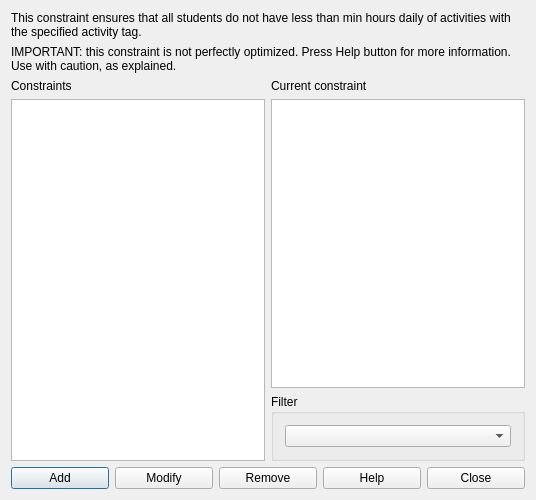
<?xml version="1.0" encoding="UTF-8"?>
<ui version="4.0">
 <class>ConstraintStudentsActivityTagMinHoursDailyForm_template</class>
 <widget class="QDialog" name="ConstraintStudentsActivityTagMinHoursDailyForm_template">
  <property name="geometry">
   <rect>
    <x>0</x>
    <y>0</y>
    <width>536</width>
    <height>500</height>
   </rect>
  </property>
  <property name="windowTitle">
   <string extracomment="This is the title of the dialog to see the list of all constraints of this type">Constraints students activity tag min hours daily</string>
  </property>
  <layout class="QGridLayout" name="gridLayout_2">
   <item row="0" column="0" colspan="2">
    <widget class="QLabel" name="textLabel1">
     <property name="sizePolicy">
      <sizepolicy hsizetype="Minimum" vsizetype="Minimum">
       <horstretch>0</horstretch>
       <verstretch>0</verstretch>
      </sizepolicy>
     </property>
     <property name="text">
      <string>This constraint ensures that all students do not have less than min hours daily of activities with the specified activity tag.</string>
     </property>
     <property name="wordWrap">
      <bool>true</bool>
     </property>
    </widget>
   </item>
   <item row="1" column="0" colspan="2">
    <widget class="QLabel" name="label">
     <property name="sizePolicy">
      <sizepolicy hsizetype="Minimum" vsizetype="Minimum">
       <horstretch>0</horstretch>
       <verstretch>0</verstretch>
      </sizepolicy>
     </property>
     <property name="text">
      <string>IMPORTANT: this constraint is not perfectly optimized. Press Help button for more information. Use with caution, as explained.</string>
     </property>
     <property name="wordWrap">
      <bool>true</bool>
     </property>
    </widget>
   </item>
   <item row="2" column="0" rowspan="2">
    <layout class="QVBoxLayout" name="verticalLayout">
     <item>
      <widget class="QLabel" name="constraintsTextLabel">
       <property name="frameShape">
        <enum>QFrame::NoFrame</enum>
       </property>
       <property name="frameShadow">
        <enum>QFrame::Plain</enum>
       </property>
       <property name="text">
        <string>Constraints</string>
       </property>
       <property name="wordWrap">
        <bool>false</bool>
       </property>
      </widget>
     </item>
     <item>
      <widget class="QListWidget" name="constraintsListWidget"/>
     </item>
    </layout>
   </item>
   <item row="2" column="1">
    <layout class="QVBoxLayout" name="verticalLayout_2">
     <item>
      <widget class="QLabel" name="currentConstraintTextLabel">
       <property name="text">
        <string>Current constraint</string>
       </property>
       <property name="wordWrap">
        <bool>false</bool>
       </property>
      </widget>
     </item>
     <item>
      <widget class="QPlainTextEdit" name="currentConstraintTextEdit"/>
     </item>
    </layout>
   </item>
   <item row="3" column="1">
    <widget class="QGroupBox" name="filterGroupBox">
     <property name="title">
      <string>Filter</string>
     </property>
     <layout class="QGridLayout" name="gridLayout">
      <item row="0" column="0">
       <widget class="QComboBox" name="activityTagsComboBox"/>
      </item>
     </layout>
    </widget>
   </item>
   <item row="4" column="0" colspan="2">
    <layout class="QHBoxLayout" name="horizontalLayout">
     <item>
      <widget class="QPushButton" name="addConstraintPushButton">
       <property name="text">
        <string>Add</string>
       </property>
      </widget>
     </item>
     <item>
      <widget class="QPushButton" name="modifyConstraintPushButton">
       <property name="text">
        <string>Modify</string>
       </property>
      </widget>
     </item>
     <item>
      <widget class="QPushButton" name="removeConstraintPushButton">
       <property name="text">
        <string>Remove</string>
       </property>
      </widget>
     </item>
     <item>
      <widget class="QPushButton" name="helpPushButton">
       <property name="text">
        <string>Help</string>
       </property>
      </widget>
     </item>
     <item>
      <widget class="QPushButton" name="closePushButton">
       <property name="text">
        <string>Close</string>
       </property>
      </widget>
     </item>
    </layout>
   </item>
  </layout>
 </widget>
 <layoutdefault spacing="6" margin="11"/>
 <resources/>
 <connections/>
</ui>
